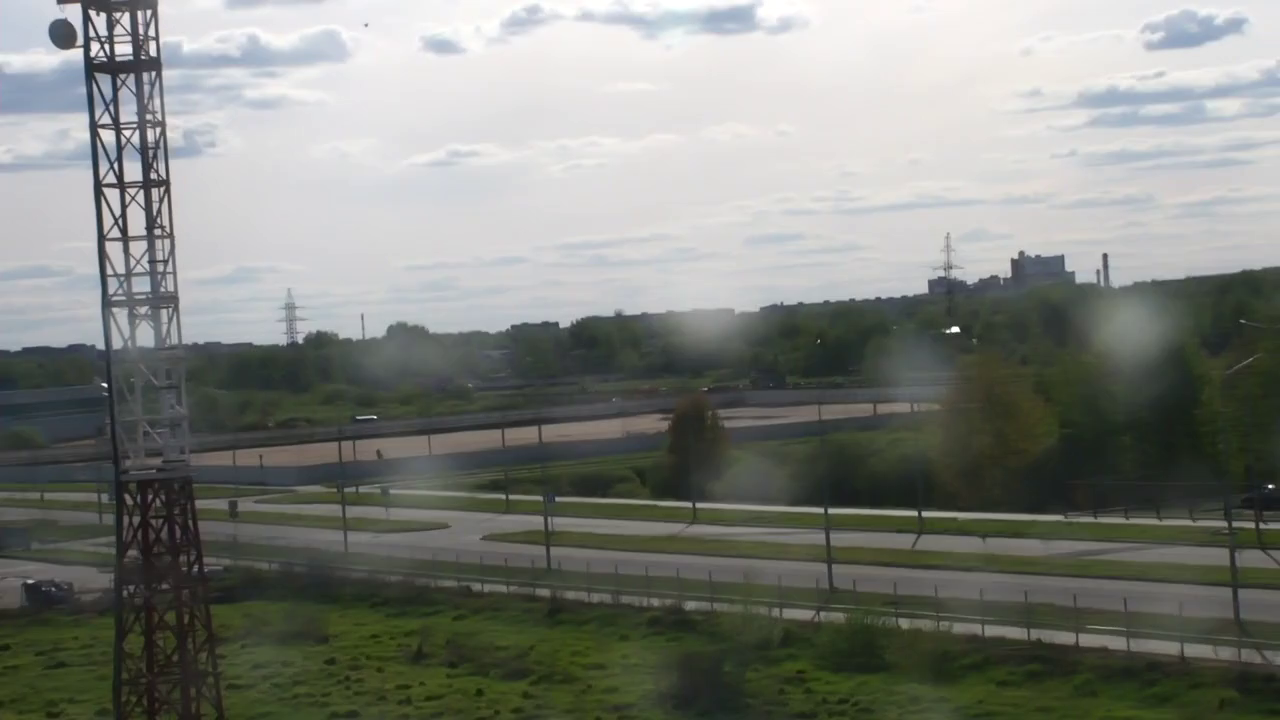
#> input picture frame 36 of data/p4.mp4, 1280 x 720 px, given in place of c3.mp4, which was not available
$ python cv1.py
#> lines starting #> are read from the running program, lines starting #| are printed output that depends on the picture; after the words box and inside, x2 and y2 are one past the last pixel; in counts of white or black regions, pixels touching at a corner belong together; long printed decimals are rounded; pictures that were not available may be replaced by others from this repository, and a replacement may not be noted
import cv2
import random as r
import numpy as np
from sklearn.cluster import DBSCAN

# [11 lines of commented-out code are left out]

print("Введите номер видео 1-3(ESC - закрыть видео): ", end="")
video = input()
if(video == "2"):
    cap = cv2.VideoCapture("./data/p2.mp4")
    kontr = 2.55
elif(video == "3"):
    cap = cv2.VideoCapture("./data/p3.mp4")
    kontr = 2.75
elif(video == "4"):
    cap = cv2.VideoCapture("./data/p4.mp4")
    kontr = 2.9
elif(video == "5"):
    cap = cv2.VideoCapture("./data/p5.mp4")
    kontr = 2.75
elif(video == "22"):
    cap = cv2.VideoCapture("./data/c2.mp4")
    #kontr = 2.58
    kontr = 2.88
elif(video == "33"):
    cap = cv2.VideoCapture("./data/c3.mp4")
    kontr = 2.4
elif(video == "11"):
    cap = cv2.VideoCapture("./data/c1.mp4")
    #kontr = 2.75
    kontr = 2.85
else:
    cap = cv2.VideoCapture("./data/c3.mp4")
    kontr = 2.4

fps = 60

subtractor = cv2.createBackgroundSubtractorMOG2(history=100, varThreshold=100, detectShadows=True)

optical_flow = cv2.optflow.createOptFlow_Farneback()

n = 100
jjj = 0
p1 = np.array(1)
last_min = 0
bb = 5

feature_params = dict(maxCorners = n,
                    qualityLevel = 0.5,
                    minDistance = 7,
                    blockSize = 7 )

lk_params = dict(winSize = (5, 5),
                maxLevel = 2,
                criteria = (cv2.TERM_CRITERIA_EPS | cv2.TERM_CRITERIA_COUNT,10,0.03))

def translateImg(img, offset_x, offset_y):
    trans_mat = np.float32([[1, 0, offset_x], [0, 1, offset_y]])
    img = cv2.warpAffine(img, trans_mat, (img.shape[1], img.shape[0]))
    return img

def adjust_contrast_brightness(img, contrast:float=1.0, brightness:int=0):
    brightness += int(round(255*(1-contrast)/2))
    return cv2.addWeighted(img, contrast, img, 0, brightness)

while True:
    if (jjj == 0):
        _, frame = cap.read()
#> frame is the input picture: shape (720, 1280, 3); mean B, G, R 123.1, 129.1, 126.1
        if _ is False:
            break
        prev_frame = cv2.cvtColor(frame, cv2.COLOR_BGR2GRAY)
        prev_frame = cv2.GaussianBlur(prev_frame, (bb,bb), 0)
        #prev_frame = subtractor.apply(prev_frame)
        jjj=1
    _, frame = cap.read()
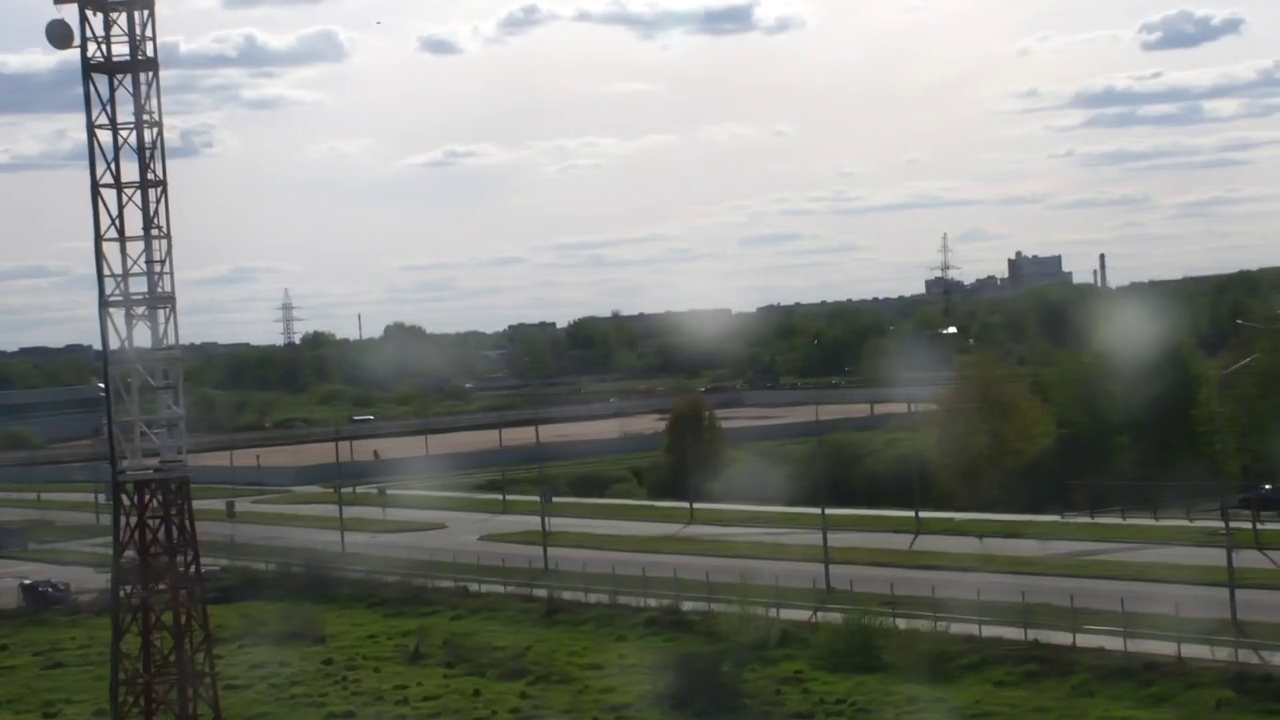
#> input picture frame 37 of data/p4.mp4, 1280 x 720 px, given in place of c3.mp4, which was not available
#> frame is the input picture: shape (720, 1280, 3); mean B, G, R 123.5, 129.1, 126.4
    if _ is False:
        break
    frame = cv2.cvtColor(frame, cv2.COLOR_BGR2GRAY)
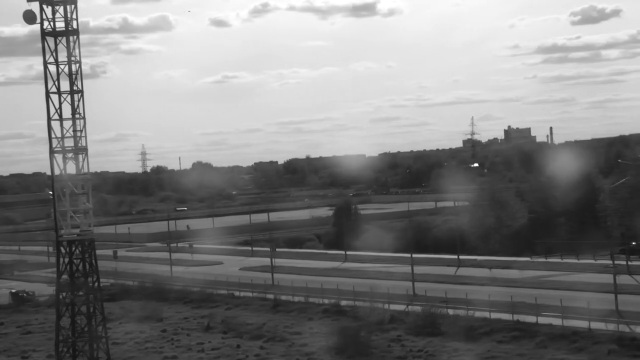
#> frame: shape (720, 1280) (shown at 1/2 size); min 17, max 255, mean 127.6
    frame = cv2.GaussianBlur(frame, (bb,bb), 0)
    #frame = subtractor.apply(frame)
    frame_arrow = frame.copy()
    output = frame.copy()

    p0 = cv2.goodFeaturesToTrack(prev_frame, mask = None, **feature_params)
#> p0 = [[958, 329], [92, 55], [154, 54], [81, 46], [123, 132], [105, 385], [102, 14], [100, 130], [114, 181]]

    p1, _st, _err = cv2.calcOpticalFlowPyrLK(prev_frame, frame, p0, None, **lk_params)
#> p1 = [[955, 329.2], [88.93, 55.18], [150.9, 54.16], [77.93, 46.1], [120, 132.3], [101.8, 385.3], [98.76, 14.13], [97.06, 130.3], [111, 181.2]]
    p0r, _st, _err = cv2.calcOpticalFlowPyrLK(frame, prev_frame, p1, None, **lk_params)
#> p0r has the same summary as p0
    d = abs(p0-p0r).reshape(-1, 2).max(-1)
#> d = [0.00122, 0.00122, 0.00218, 0.00208, 0.00505, 0.00255, 0.00343, 0.00483, 0.00309]
    good = d < 1
#> good = [True, True, True, True, True, True, True, True, True]
    #print(d)

    #print(good)

    arr0 = np.empty((n,2))
    i = 0
    for (x0, y0), (x1, y1), good_flag in zip(p1.reshape(-1, 2), p0.reshape(-1, 2), good):
        if not good_flag:
            continue
        arr0[i] = [x0-x1, y0-y1]
        i += 1
#> this loop made 9 passes
#> (x0, y0, x1, y1) on passes 1 to 8: (955, 329.2, 958, 329), (88.93, 55.18, 92, 55), (150.9, 54.16, 154, 54), (77.93, 46.1, 81, 46), (120, 132.3, 123, 132), (101.8, 385.3, 105, 385), (98.76, 14.13, 102, 14), (97.06, 130.3, 100, 130)
#> after the loop, arr0 = 100 pairs, first value -3.24 to 6.92e-310, second value 0 to 0.333; i = 9

    arr = np.empty((i,2))
    for ii in range(i):
        arr[ii] = arr0[ii]
#> after the loop, arr = [[-3.05, 0.246], [-3.07, 0.177], [-3.06, 0.164], [-3.07, 0.0956], [-3.03, 0.287], [-3.17, 0.273], [-3.24, 0.128], [-2.94, 0.333], [-3.03, 0.247]]
    if(i==0):
        i = 1
    sum_x, sum_y = 0, 0
    result = np.empty((1,2))
    for (x, y) in arr:
        sum_x += x
        sum_y += y
#> this loop made 9 passes
#> (x, y, sum_x, sum_y) on passes 1 to 8: (-3.05, 0.246, -3.05, 0.246), (-3.07, 0.177, -6.12, 0.423), (-3.06, 0.164, -9.18, 0.587), (-3.07, 0.0956, -12.25, 0.683), (-3.03, 0.287, -15.28, 0.97), (-3.17, 0.273, -18.44, 1.24), (-3.24, 0.128, -21.68, 1.37), (-2.94, 0.333, -24.62, 1.7)
#> after the loop, sum_x = -27.66; sum_y = 1.95
    result = [sum_x/(i), sum_y/(i)]
#> result = [-3.07, 0.217]

    sum_x, sum_y = 0, 0
    for (x, y) in arr:
        if(abs(x-result[0]) < 3):
            sum_x += x
        if(abs(y-result[1]) < 3):
            sum_y += y
#> this loop made 9 passes
#> after the loop, sum_x = -27.66; sum_y = 1.95
    result = [sum_x/(i), sum_y/(i)]

    #if(abs(result[0]) < 0.1 and last_min < 200000): result[0] = 0
    #if(abs(result[1]) < 0.1 and last_min < 200000): result[1] = 0
    print(result)
#| [-3.073, 0.2168]

    prev_frame1 = translateImg(prev_frame, result[0], result[1])
#> in translateImg, `trans_mat = np.float32([[1, 0, offset_x], [0, 1, offset_y]])`: trans_mat = [[1, 0, -3.07], [0, 1, 0.217]]


    difference = cv2.absdiff(prev_frame1, frame)
    difference = adjust_contrast_brightness(difference[2:(difference.shape[0]-2), 10:(difference.shape[1]-10)],kontr,255)
#> in adjust_contrast_brightness, `return cv2.addWeighted(img, contrast, img, 0, brightness)`:
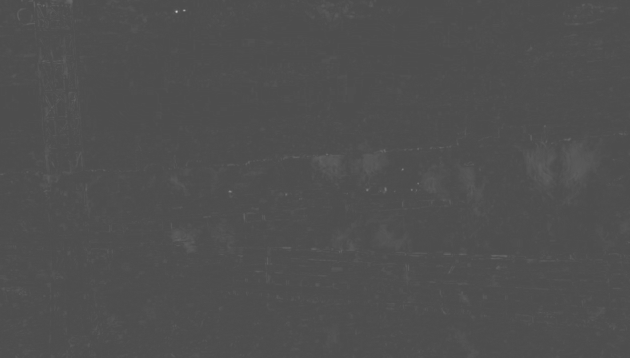
#> returned value: shape (716, 1260) (shown at 1/2 size); min 77, max 219, mean 78.5
    last_min = cv2.countNonZero(difference)
#> last_min = 902160
    for (x0, y0), (x1, y1) in zip(p1.reshape(-1, 2), p0.reshape(-1, 2)):
        pt1 = (int(x0), int(y0))
        pt2 = (int(x1), int(y1))
        cv2.arrowedLine(frame_arrow, pt1, pt2, (0,0,255), 2)
#> this loop made 9 passes
#> (x0, y0, x1, y1, pt1) on passes 1 to 8: (955, 329.2, 958, 329, (954, 329)), (88.93, 55.18, 92, 55, (88, 55)), (150.9, 54.16, 154, 54, (150, 54)), (77.93, 46.1, 81, 46, (77, 46)), (120, 132.3, 123, 132, (119, 132)), (101.8, 385.3, 105, 385, (101, 385)), (98.76, 14.13, 102, 14, (98, 14)), (97.06, 130.3, 100, 130, (97, 130))
#> frame_arrow: shape (720, 1280); min 0, max 255, mean 127.6

    diff_gray, image_edges = cv2.threshold(difference, 100, 255, cv2.THRESH_BINARY)
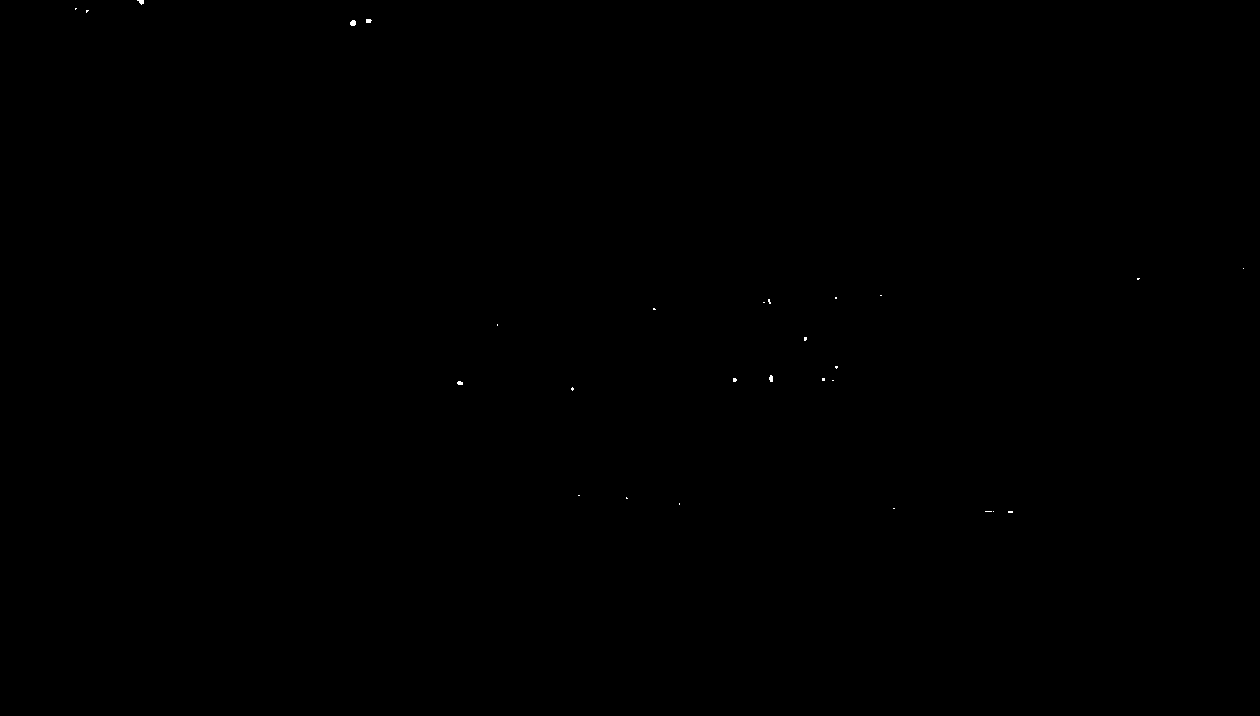
#> image_edges: shape (716, 1260); 0.03% white; 28 white regions (23 under 20 px)

    canvas = np.zeros(difference.shape, np.uint8)
    canvas.fill(255)
#> canvas: shape (716, 1260); every value is 255

    mask = np.zeros(difference.shape, np.uint8)
    mask.fill(255)

    new_background = np.zeros(difference.shape, np.uint8)
    new_background.fill(255)

    contours_draw, hierachy = cv2.findContours(image_edges, cv2.RETR_LIST, cv2.CHAIN_APPROX_NONE)
#> contours_draw = 28 contours, 27 with area under 20; largest, box (x1, y1, x2, y2) and area: (350, 20, 356, 26) 22
    contours_mask, hierachy = cv2.findContours(image_edges, cv2.RETR_EXTERNAL, cv2.CHAIN_APPROX_NONE)
#> contours_mask has the same summary as contours_draw


    for contour in range(len(contours_draw)):
        cv2.drawContours(canvas, contours_draw, contour, (0, 0, 0), 3)
#> this loop made 28 passes
#> canvas: shape (716, 1260); 99.9% white; 26 black regions (7 under 20 px), largest, box (x1, y1, x2, y2) and area: (348, 18, 358, 28) 72, (767, 373, 775, 384) 65, (364, 17, 374, 25) 61

    for contour in range(len(contours_mask)):
        if contour > 2:
            cv2.fillConvexPoly(mask, contours_mask[contour], (0, 0, 0))

        if contour > 2:
            cv2.fillConvexPoly(new_background, contours_mask[contour], (0, 255, 0))
#> mask: shape (716, 1260); 100% white; 25 black regions (20 under 20 px), largest, box (x1, y1, x2, y2) and area: (350, 20, 356, 26) 30, (769, 375, 773, 382) 23, (137, 0, 144, 5) 22, (366, 19, 372, 23) 21, (457, 381, 463, 385) 20

    #print("--------------------")
    #print(contours_mask)
    #print("--------------------")

    if(len(contours_mask) != 0):
        # Найти bounding boxes для каждого контура
        bounding_boxes = [cv2.boundingRect(contour) for contour in contours_mask]
#> bounding_boxes = 28 items, first 6: (1008, 511, 5, 2), (993, 511, 1, 1), (985, 511, 7, 1), (893, 508, 2, 1), (679, 503, 1, 2), (626, 497, 2, 2)

        # Подготовить данные для DBSCAN
        boxes_points = []
        for (x, y, w, h) in bounding_boxes:
            boxes_points.append([x, y])
            boxes_points.append([x + w, y + h])
#> this loop made 28 passes
#> after the loop, boxes_points = 56 pairs, first value 75 to 1244, second value 0 to 513

        boxes_points = np.array(boxes_points, dtype=float)  # Приведение к типу float

        # Увеличение расстояния по оси X для кластеризации
        scale_x = 0.3  # Коэффициент увеличения по оси X
        boxes_points[:, 0] *= scale_x

        # Кластеризация с DBSCAN
        clustering = DBSCAN(eps=20, min_samples=1).fit(boxes_points)

        # Вернуть масштабирование координат по оси X обратно
        boxes_points[:, 0] /= scale_x
        boxes_points = boxes_points.astype(int)  # Приведение обратно к типу int

        # Создать массив объединенных прямоугольников
        merged_boxes = []
        for cluster in set(clustering.labels_):
            cluster_points = boxes_points[clustering.labels_ == cluster]
            x_min = np.min(cluster_points[:, 0])
            y_min = np.min(cluster_points[:, 1])
            x_max = np.max(cluster_points[:, 0])
            y_max = np.max(cluster_points[:, 1])
            merged_boxes.append((x_min, y_min, x_max - x_min, y_max - y_min))
#> this loop made 15 passes
#> (x_min, y_min, x_max, y_max) on passes 1 to 8: (985, 511, 1013, 513), (893, 508, 895, 509), (578, 495, 680, 505), (571, 387, 574, 391), (457, 381, 463, 385), (733, 366, 838, 382), (804, 337, 807, 341), (497, 324, 498, 326)
#> after the loop, merged_boxes = 15 items, first 6: (985, 511, 28, 2), (893, 508, 2, 1), (578, 495, 102, 10), (571, 387, 3, 4), (457, 381, 6, 4), (733, 366, 105, 16)


        # Нарисовать объединенные bounding boxes
        for (x, y, w, h) in merged_boxes:
            cv2.rectangle(output, (int(x), int(y)), (int(x + w), int(y + h)), (255, 0, 0), 2)
            if h > w:
                label = "human"
            else:
                label = "car"
            cv2.putText(output, label, (int(x), int(y) - 10), cv2.FONT_HERSHEY_SIMPLEX, 0.4, (255, 0, 0), 2)
#> this loop made 15 passes
    prev_len = len(contours_mask)
#> prev_len = 28
    #mask = subtractor.apply(frame)

    cv2.imshow("Output", output)
    cv2.imshow("canvas", canvas)
    cv2.imshow('Background mask', mask)
    #cv2.imshow('New background', new_background)
    cv2.imshow("Frame_", frame_arrow)
    cv2.imshow("difference", difference)

    prev_frame = frame.copy()

    key = cv2.waitKey(fps)
#> (key Esc is pressed here)
    if key == 27:
        break
cap.release()
cv2.destroyAllWindows()

$ run again, starting later in the video
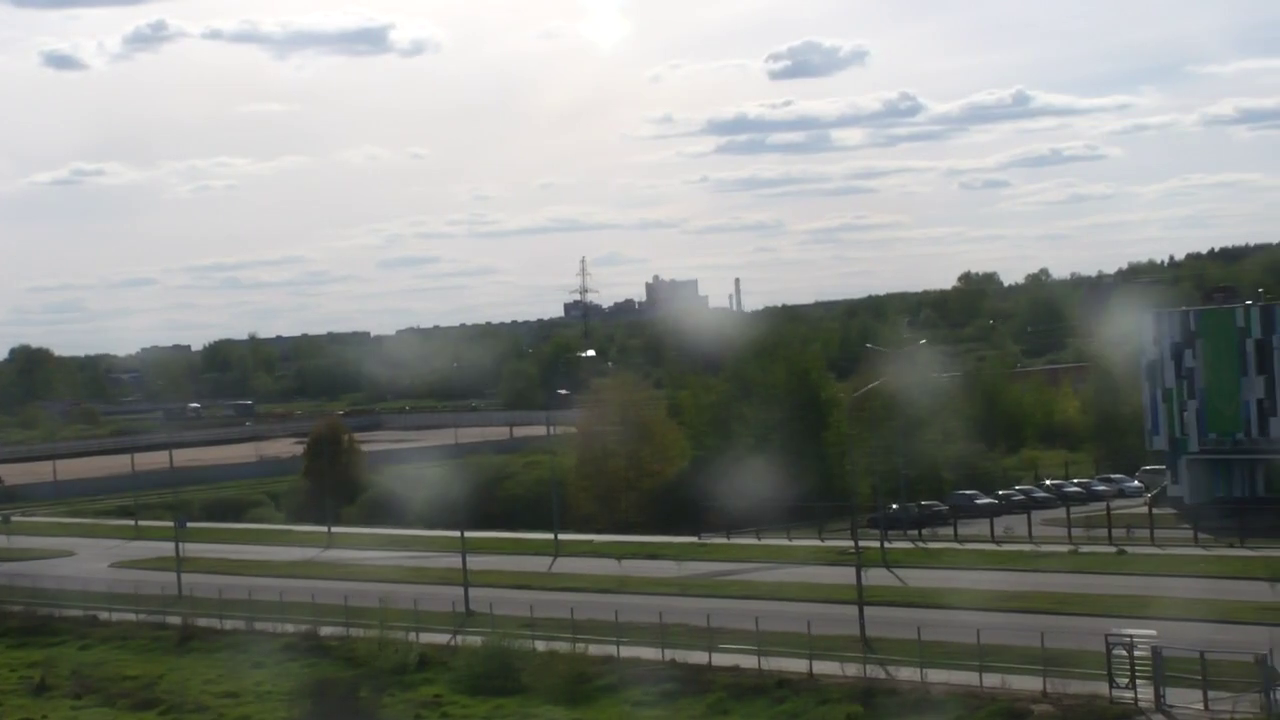
#> input picture frame 164 of data/p4.mp4, 1280 x 720 px, given in place of c3.mp4, which was not available
#> frame is the input picture: shape (720, 1280, 3); mean B, G, R 128.3, 133.2, 130.1
#> `prev_frame = cv2.cvtColor(frame, cv2.COLOR_BGR2GRAY)`:
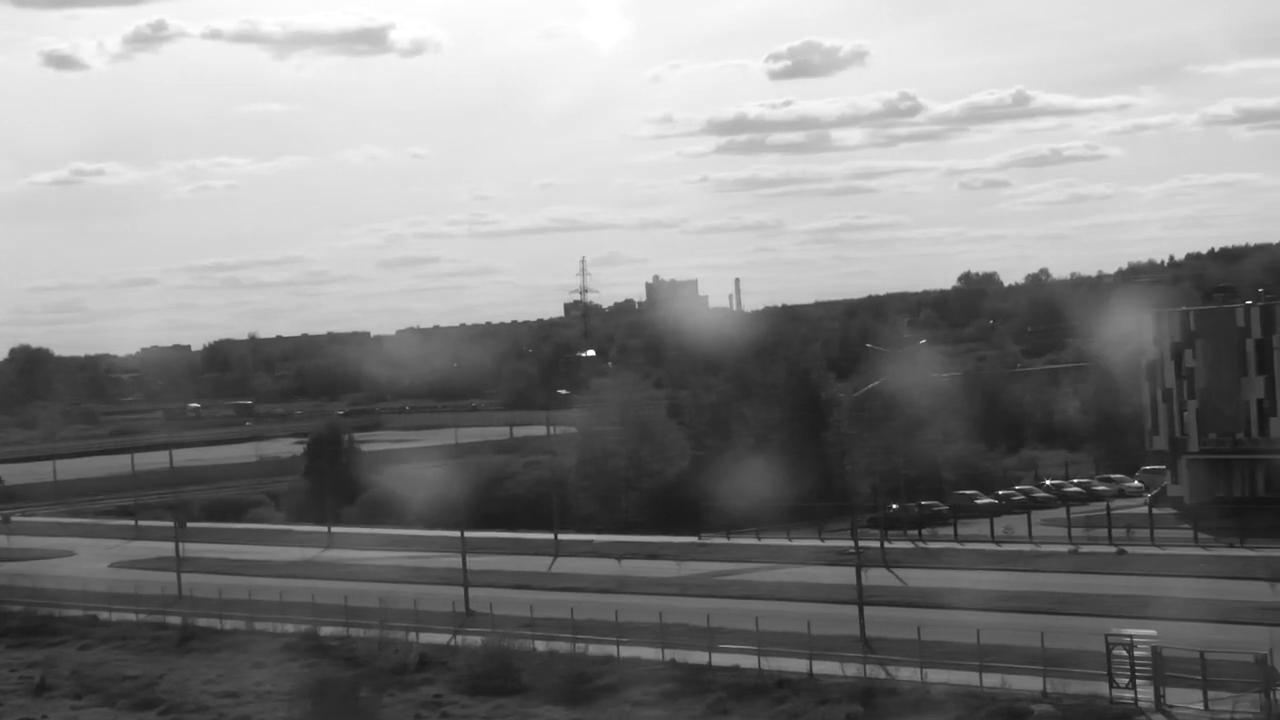
#> prev_frame: shape (720, 1280); min 19, max 255, mean 131.6
#> p0 = [[593, 353], [1047, 482], [894, 506]]
#> p1 = [[590.2, 353.3], [1044.1, 482.3], [891.4, 506.3]]
#> p0r = [[593, 353], [1047, 482], [894, 506]]
#> d = [0.00125, 0.00415, 0.00732]
#> good = [True, True, True]
#> the loop `for (x0, y0), (x1, y1), good_flag in zip(p1.reshape(-1, 2), p0.reshape..` made 3 passes
#> (x0, y0, x1, y1) on passes 1 to 3: (590.2, 353.3, 593, 353), (1044.1, 482.3, 1047, 482), (891.4, 506.3, 894, 506)
#> after the loop `for (x0, y0), (x1, y1), good_flag in zip(p1.reshape(-1, 2), p0.reshape..`: arr0 = 100 pairs, first value -2.88 to 0, second value 0 to 0.283; i = 3
#> after the loop `for ii in range(i):`: arr = [[-2.83, 0.251], [-2.88, 0.271], [-2.59, 0.283]]
#> the loop `for (x, y) in arr:` made 3 passes
#> (x, y, sum_x, sum_y) on passes 1 to 3: (-2.83, 0.251, -2.83, 0.251), (-2.88, 0.271, -5.71, 0.522), (-2.59, 0.283, -8.3, 0.805)
#> after the loop `for (x, y) in arr:`: sum_x = -8.3; sum_y = 0.805
#> result = [-2.77, 0.268]
#> the loop `for (x, y) in arr:` made 3 passes
#> after the loop `for (x, y) in arr:`: sum_x = -8.3; sum_y = 0.805
#| [-2.767, 0.2682]
#> trans_mat = [[1, 0, -2.77], [0, 1, 0.268]]
#> last_min = 902160
#> the loop `for (x0, y0), (x1, y1) in zip(p1.reshape(-1, 2), p0.reshape(-1, 2)):` made 3 passes
#> (x0, y0, x1, y1, pt1) on passes 1 to 3: (590.2, 353.3, 593, 353, (590, 353)), (1044.1, 482.3, 1047, 482, (1044, 482)), (891.4, 506.3, 894, 506, (891, 506))
#> image_edges: shape (716, 1260); 0.03% white; 27 white regions (22 under 20 px)
#> contours_draw = 28 contours, 24 with area under 20; largest, box (x1, y1, x2, y2) and area: (543, 386, 564, 394) 84, (174, 401, 182, 408) 30, (184, 400, 192, 406) 23, (238, 404, 243, 412) 22
#> contours_mask = 27 contours, 23 with area under 20; largest, box (x1, y1, x2, y2) and area: (543, 386, 564, 394) 84, (174, 401, 182, 408) 30, (184, 400, 192, 406) 23, (238, 404, 243, 412) 22
#> the loop `for contour in range(len(contours_draw)):` made 28 passes
#> the loop `for contour in range(len(contours_mask)):` made 27 passes
#> bounding_boxes = 27 items, first 6: (1120, 637, 2, 1), (597, 533, 1, 1), (593, 533, 1, 1), (585, 533, 5, 1), (879, 506, 2, 1), (879, 503, 1, 1)
#> the loop `for (x, y, w, h) in bounding_boxes:` made 27 passes
#> after the loop `for (x, y, w, h) in bounding_boxes:`: boxes_points = 54 pairs, first value 151 to 1235, second value 271 to 638
#> the loop `for cluster in set(clustering.labels_):` made 11 passes
#> (x_min, y_min, x_max, y_max) on passes 1, 2, 4, 5, 6, 8, 9, 10: (1120, 637, 1122, 638), (585, 533, 598, 534), (951, 489, 955, 492), (1037, 471, 1124, 483), (151, 398, 288, 414), (543, 386, 564, 394), (1004, 362, 1006, 364), (1233, 300, 1235, 302)
#> after the loop `for cluster in set(clustering.labels_):`: merged_boxes = [(1120, 637, 2, 1), (585, 533, 13, 1), (879, 503, 2, 4), (951, 489, 4, 3), (1037, 471, 87, 12), (151, 398, 137, 16), (394, 401, 66, 6), (543, 386, 21, 8), (1004, 362, 2, 2), (1233, 300, 2, 2), (966, 271, 0, 3)]
#> the loop `for (x, y, w, h) in merged_boxes:` made 11 passes
#> prev_len = 27
